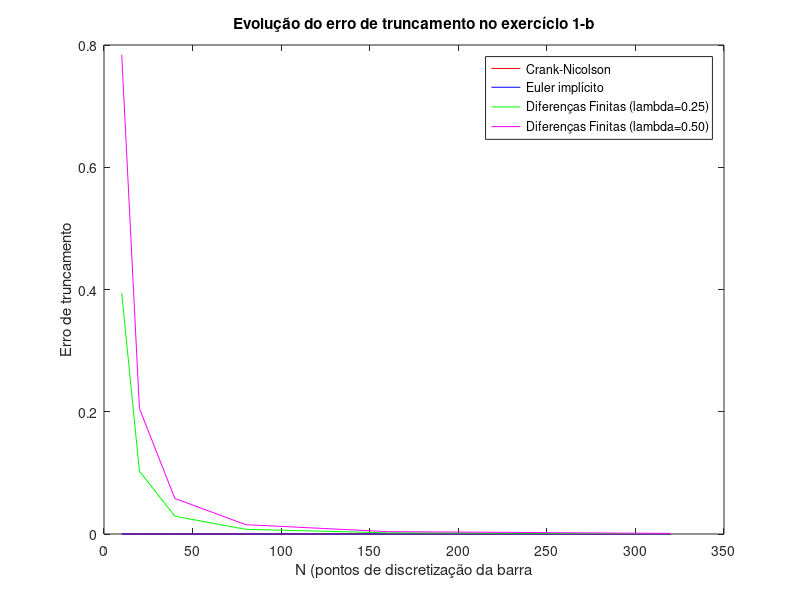
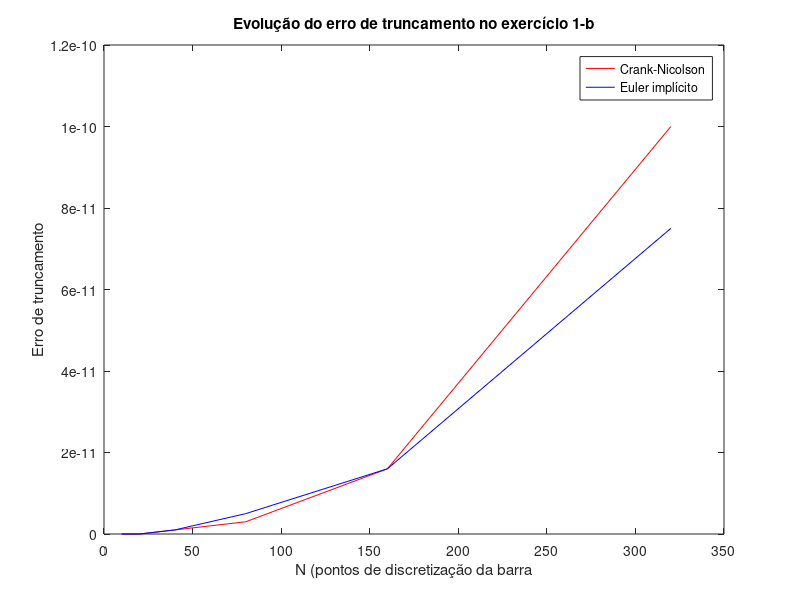
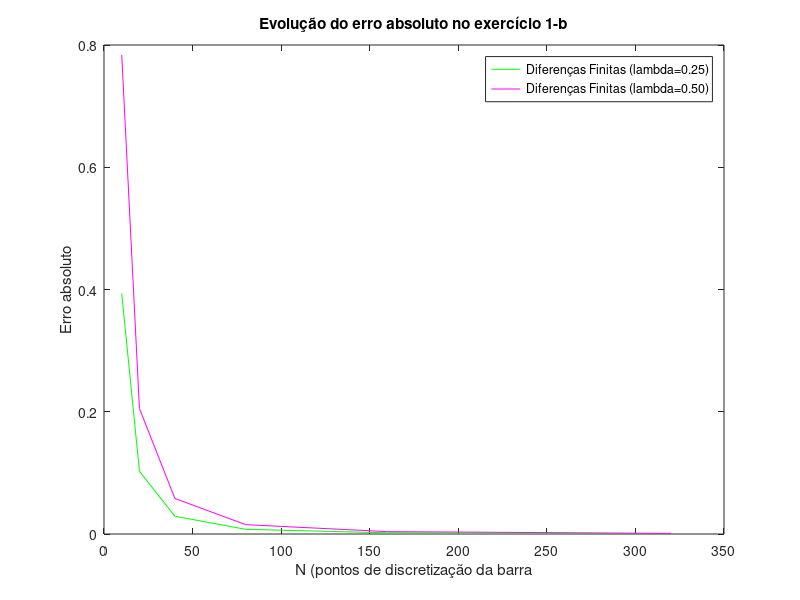

Recreate these plots in MATLAB, in order.
%%%
% Script para visualizar os dados gerados pelo Exercício Programa 1 da
% disciplina MAP3121: Um problema inverso para obtenção da distribuição de
% Temperatura.
%
% Matheus Bordin Gomes
% João Ferreira Cysne

close all; clear; clc;

%%
% Dados
N = [10 20 40 80 160 320];

crank_err = [0 0 1E-12 3E-12 16E-12 10E-11];
euler_err =  [0 0 1E-12 5E-12 16E-12 7.5E-11];
diff_25_err = [0.393473664065 0.102757950647 0.029099757328 0.007641627585 0.001952116036 0.000492972732];
diff_50_err = [0.784076402301 0.205372996721 0.058189020328 0.015282560505 0.003904187639 0.000985942763];

%%
% Plot
figure(1);
plot(N, crank_err, 'r', N, euler_err, 'b', N, diff_25_err, 'g', N, diff_50_err, 'm');
title('Evolução do erro de truncamento no exercício 1-b');
ylabel('Erro de truncamento');
xlabel('N (pontos de discretização da barra');
legend('Crank-Nicolson','Euler implícito','Diferenças Finitas (lambda=0.25)','Diferenças Finitas (lambda=0.50)');

figure(2);
plot(N, crank_err, 'r', N, euler_err, 'b');
title('Evolução do erro de truncamento no exercício 1-b');
ylabel('Erro de truncamento');
xlabel('N (pontos de discretização da barra');
legend('Crank-Nicolson','Euler implícito');

figure(3);
plot(N, diff_25_err, 'g', N, diff_50_err, 'm');
title('Evolução do erro absoluto no exercício 1-b');
ylabel('Erro absoluto');
xlabel('N (pontos de discretização da barra');
legend('Diferenças Finitas (lambda=0.25)','Diferenças Finitas (lambda=0.50)');